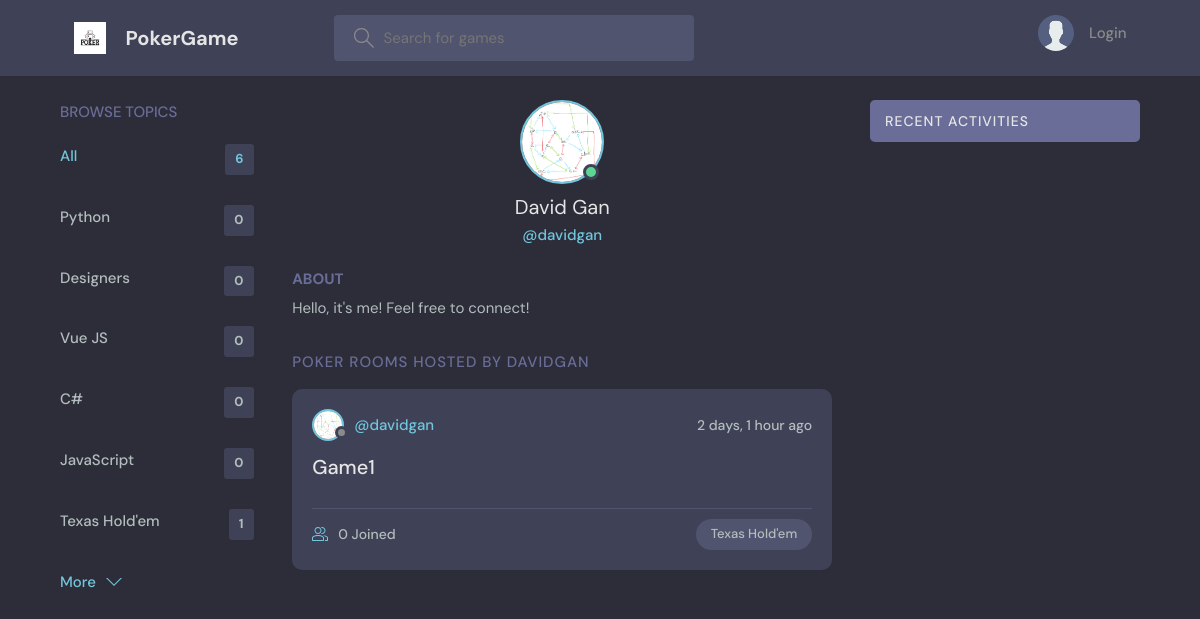
Before: /profile/6/ with the older database file.
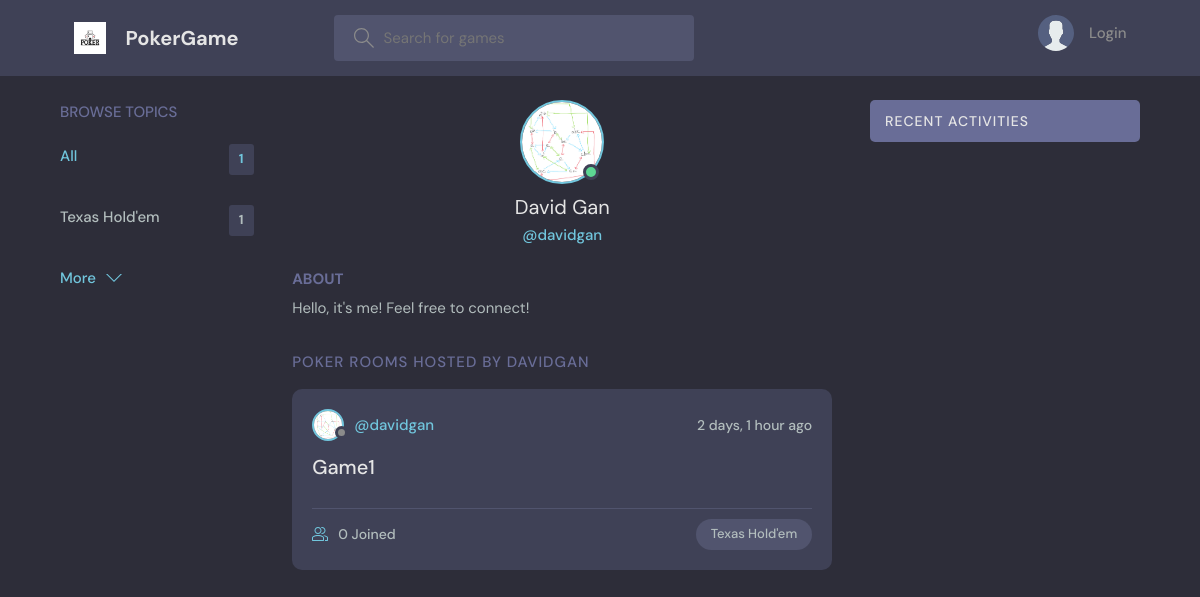
After: the same page with the newer database file.
### base/models.py (models this page shows, shortened)
class Topic(models.Model):
    name = models.CharField(max_length=200)

class Room(models.Model):
    host = models.ForeignKey(User, on_delete=models.SET_NULL, null=True)
    topic = models.ForeignKey(Topic, on_delete=models.SET_NULL, null=True)
    name = models.CharField(max_length=200)
    description = models.TextField(null=True, blank=True)
    participants = models.ManyToManyField(User, related_name='participants', blank=True)
    updated = models.DateTimeField(auto_now=True)
    created = models.DateTimeField(auto_now_add=True)
    pot_size = models.IntegerField(default=0)
    card1 = models.TextField(max_length=5, null=True)
    card2 = models.TextField(max_length=5, null=True)
    card3 = models.TextField(max_length=5, null=True)
    card4 = models.TextField(max_length=5, null=True)
    card5 = models.TextField(max_length=5, null=True)
    deck=models.CharField(max_length=512, null=True)
    class Meta:
        ordering = ['-updated', '-created']

class User(AbstractUser):
    name = models.CharField(max_length=200, null=True)
    email = models.EmailField(unique=True, null=True)
    bio = models.TextField(null=True)
    chip_count = models.IntegerField(default=5000)
    card1 = models.TextField(max_length=5, null=True)
    card2 = models.TextField(max_length=5, null=True)
    hand_strength = models.IntegerField(default=0) #
    avatar = models.ImageField(null=True, default="avatar.svg")
    USERNAME_FIELD = 'email'
    REQUIRED_FIELDS = ['username']

### base/views.py (the view)
# urls.py: path('profile/<str:pk>/', views.userProfile, name="user-profile"),
def userProfile(request, pk):
    user = User.objects.get(id=pk)
    rooms = user.room_set.all()
    room_messages = user.message_set.all()
    topics = Topic.objects.all()
    context = {'user': user, 'rooms': rooms,
               'room_messages': room_messages, 'topics': topics}
    return render(request, 'base/profile.html', context)

### base/templates/base/profile.html (shortened to what this page needs)
{% extends 'main.html' %}
{% block content %}
<main class="profile-page layout layout--3">
  <div class="container">
    {% include 'base/topics_component.html' %}
    <div class="roomList">
      <div class="profile">
        <div class="profile__avatar">
          <div class="avatar avatar--large active">
            <img src="{{user.avatar.url}}" />
          </div>
        </div>
        <div class="profile__info">
          <h3>{{user.name}}</h3>
          <p>@{{user.username}}</p>
        </div>
        <div class="profile__about">
          <h3>About</h3>
          <p>
            {{user.bio}}
          </p>
        </div>
      </div>
      <div class="roomList__header">
        <div>
          <h2>Poker Rooms Hosted by davidgan</a>
          </h2>
        </div>
      </div>
      {% include 'base/feed_component.html' %}
    </div>
    {% include 'base/activity_component.html' %}
  </div>
</main>
{% endblock content %}

### base/templates/base/topics_component.html
<div class="topics">
    <div class="topics__header">
        <h2>Browse Topics</h2>
    </div>
    <ul class="topics__list">
        <li>
            <a href="{% url 'home' %}" class="active">All <span>{{topics.count}}</span></a>
        </li>
        {% for topic in topics %}
        <li>
            <a href="{% url 'home' %}?q={{topic.name}}">{{topic.name}}<span>{{topic.room_set.all.count}}</span></a>
        </li>
        {% endfor %}
    </ul>
    <a class="btn btn--link" href="{% url 'topics' %}">
        More
        <svg version="1.1" xmlns="http://www.w3.org/2000/svg" width="32" height="32" viewBox="0 0 32 32">
            <title>chevron-down</title>
            <path d="M16 21l-13-13h-3l16 16 16-16h-3l-13 13z"></path>
        </svg>
    </a>
</div>

### base/templates/base/feed_component.html (shortened to what this page needs)
{% for room in rooms %}
<div class="roomListRoom">
    <div class="roomListRoom__header">
        <a href="{% url 'user-profile' room.host.id %}" class="roomListRoom__author">
            <div class="avatar avatar--small">
                <img src="{{room.host.avatar.url}}" />
            </div>
            <span>@{{room.host.username}}</span>
        </a>
        <div class="roomListRoom__actions">
            <span>{{room.created|timesince}} ago</span>
        </div>
    </div>
    <div class="roomListRoom__content">
        <a href="{% url 'room' room.id %}">{{room.name}}</a>
    </div>
    <div class="roomListRoom__meta">
        <a href="{% url 'room' room.id %}" class="roomListRoom__joined">
            {{room.participants.all.count}} Joined
        </a>
        <p class="roomListRoom__topic">{{room.topic.name}}</p>
    </div>
</div>
{% endfor %}

Changed rows visible on the page:
removed Topic: name "Python", room_set.all.count "0"
removed Topic: name "Designers", room_set.all.count "0"
removed Topic: name "Vue JS", room_set.all.count "0"
removed Topic: name "C#", room_set.all.count "0"
removed Topic: name "JavaScript", room_set.all.count "0"
Other visible differences:
{{ topics.count }}: "6" → "1"
